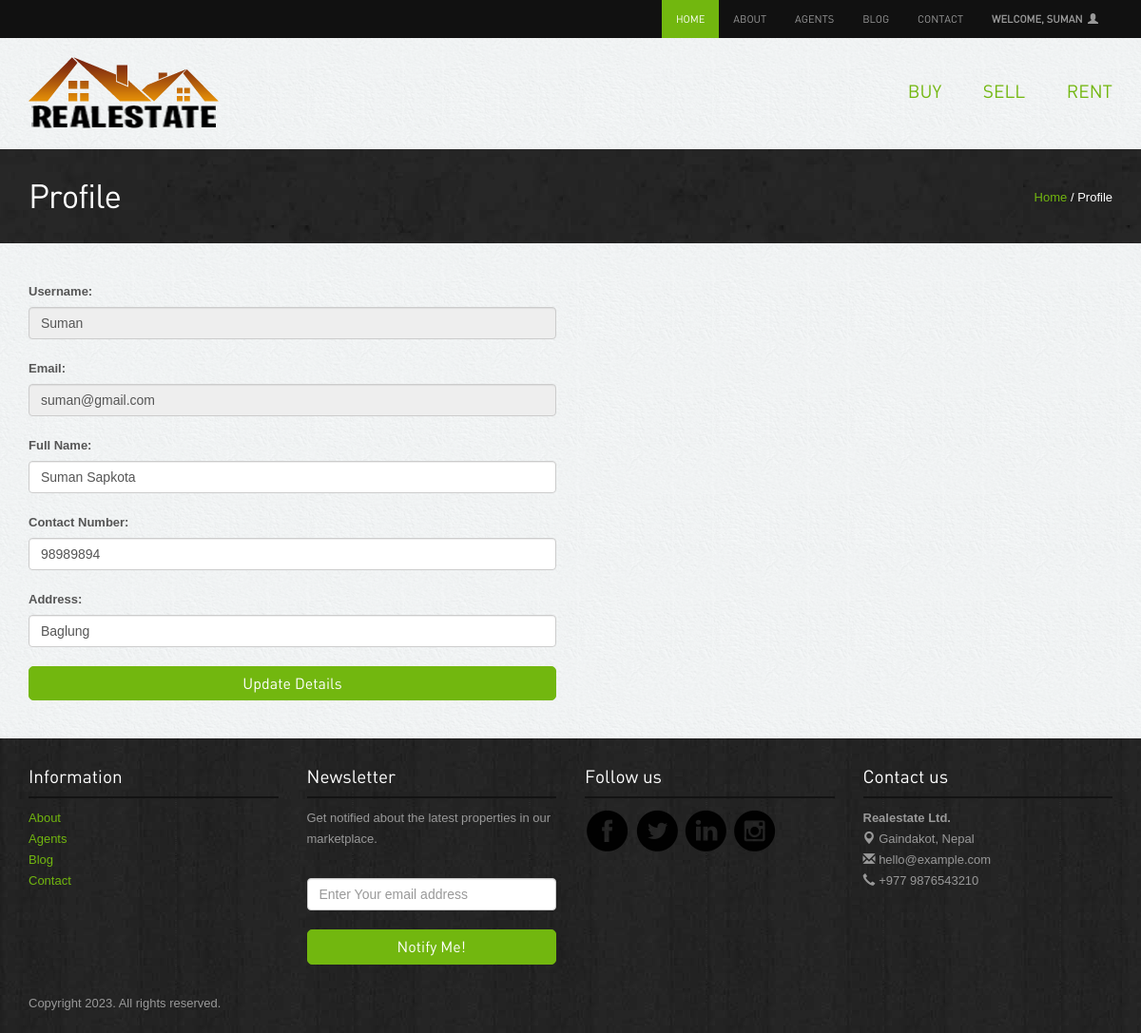
/profile/ (signed in), run on an earlier commit of the app's database.
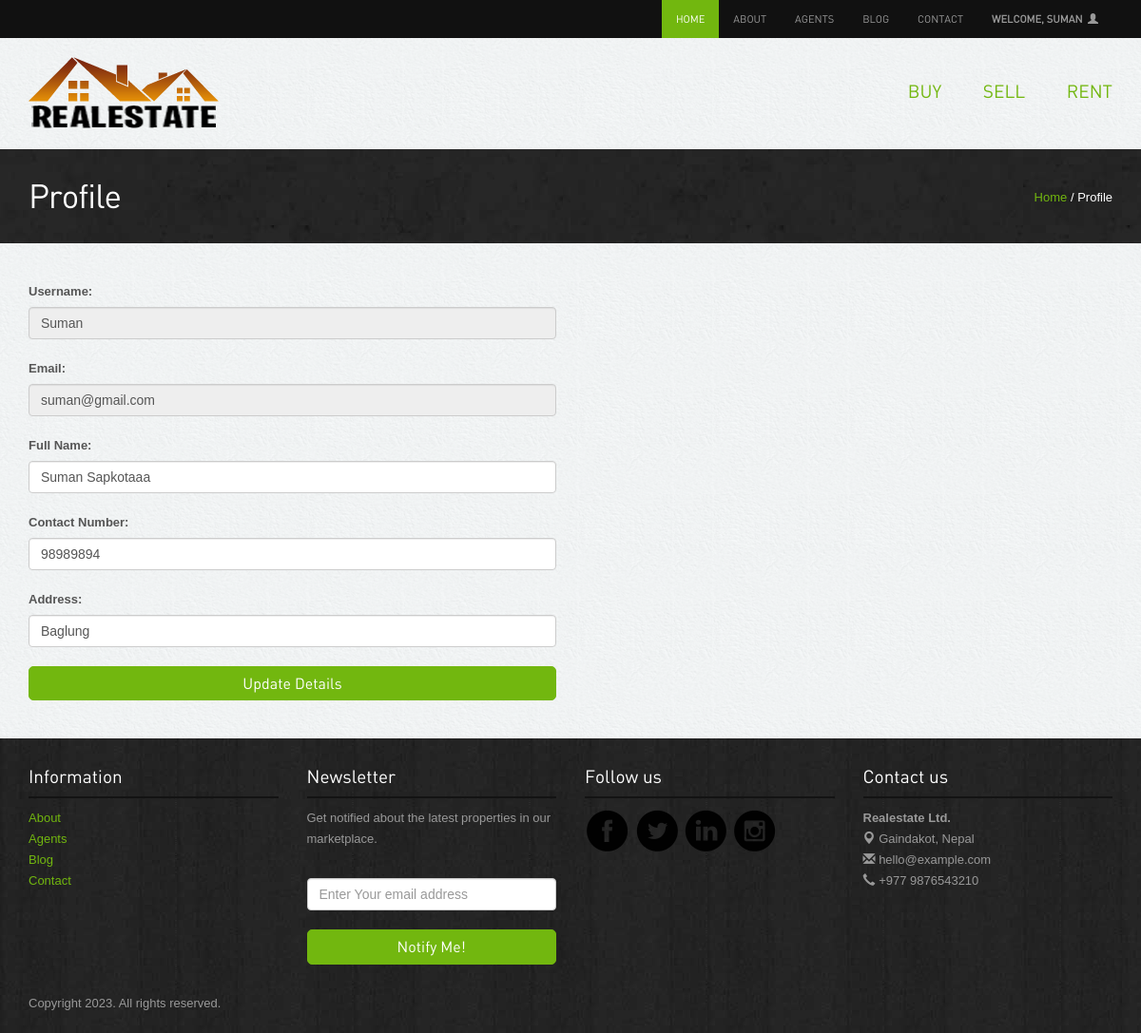
And on a later commit of the database.
### account/models.py (models this page shows, shortened)
class Profile(models.Model):
    user = models.OneToOneField(User, on_delete=models.CASCADE)
    fullname = models.TextField(max_length=50, blank=True)
    phone_regex = RegexValidator(
        regex=r"^\+?1?\d{9,15}$",
        message="Phone number must be entered in the format: '+999999999'. Up to 15 digits allowed.",
    )
    phone_number = models.CharField(
        validators=[phone_regex], max_length=17, blank=True
    )  # max_length should be enough to accommodate the longest possible phone number, with the country code
    email = models.EmailField(max_length=100, unique=True)
    address = models.TextField(max_length=100, blank=True)

### account/views.py (the view, shortened to what this page needs)
# urls.py: path("profile/", views.ProfilePage, name="profile"),
@login_required(login_url=login)
def ProfilePage(request):
    user = request.user
    try:
        profile = Profile.objects.get(user=user)
        is_new_profile = False
    except Profile.DoesNotExist:
        profile = None
        is_new_profile = True
    success_message = None
    context = {
        "user": request.user,
        "profile": profile,
        "is_new_profile": is_new_profile,
        "success_message": success_message,
    }
    return render(request, "profile.html", context)

### templates/profile.html (shortened to what this page needs)
{% extends 'home.html' %}
{% load static %}
{% block content %}
<div class="inside-banner">
  <div class="container">
    <span class="pull-right"><a href="{% url 'home' %}">Home</a> / Profile</span>
    <h2>Profile</h2>
  </div>
</div>
<div class="container">
  <div class="spacer">
    <form method="post" role="form">
      {% if is_new_profile %}
      <div class="row">
        <div class="col-lg-6 col-sm-6">
          <label for="user-name">Username:</label>
          <input type="text" class="form-control" value="{{user.username}}" id="user-name" name="user-name" readonly>
        </div>
      </div>
      <div class="row">
        <div class="col-lg-6 col-sm-6">
          <label for="email">Email:</label>
          <input type="email" class="form-control" value="{{user.email}}" id="email" name="email" readonly>
        </div>
      </div>
      <div class="row">
        <div class="col-lg-6 col-sm-6">
          <label for="full-name">Full Name:</label>
          <input type="text" class="form-control" placeholder="Full Name" id="full-name" name="full-name">
        </div>
      </div>
      <div class="row">
        <div class="col-lg-6 col-sm-6">
          <label for="phone-number">Contact Number:</label>
          <input type="number" class="form-control" placeholder="Phone Number" id="phone-number" name="phone-number"
            required>
        </div>
      </div>
      <div class="row">
        <div class="col-lg-6 col-sm-6">
          <label for="address">Address:</label>
          <input type="text" class="form-control" placeholder="Address" id="address" name="address">
        </div>
      </div>
      <div class="row">
        <div class="col-lg-6 col-sm-6">
          <button type="submit" class="btn btn-success">Save Details</button>
        </div>
      </div>
      {% else %}
      <div class="row">
        <div class="col-lg-6 col-sm-6">
          <label for="user-name">Username:</label>
          <input type="text" class="form-control" value="{{user.username}}" id="user-name" name="user-name" readonly>
        </div>
      </div>
      <div class="row">
        <div class="col-lg-6 col-sm-6">
          <label for="email">Email:</label>
          <input type="email" class="form-control" value="{{user.email}}" id="email" name="email" readonly>
        </div>
      </div>
      <div class="row">
        <div class="col-lg-6 col-sm-6">
          <label for="full-name">Full Name:</label>
          <input type="text" class="form-control" placeholder="Full Name" id="full-name" name="full-name"
            value="{{profile.fullname}}">
        </div>
      </div>
      <div class="row">
        <div class="col-lg-6 col-sm-6">
          <label for="phone-number">Contact Number:</label>
          <input type="number" class="form-control" placeholder="Phone Number" id="phone-number" name="phone-number"
            value="{{profile.phone_number}}" required>
        </div>
      </div>
      <div class="row">
        <div class="col-lg-6 col-sm-6">
          <label for="address">Address:</label>
          <input type="text" class="form-control" placeholder="Address" id="address" name="address"
            value="{{profile.address}}">
        </div>
      </div>
      <div class="row">
        <div class="col-lg-6 col-sm-6">
          <button type="submit" class="btn btn-success">Update Details</button>
        </div>
      </div>
      {% endif %}
    </form>
  </div>
</div>
{% endblock %}

What changed in the data, as far as the page shows it:
changed Profile "Baglung": full-name "Suman Sapkota" → "Suman Sapkotaaa"
